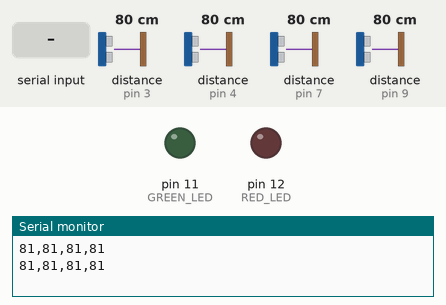
Simulated run of this sketch. Board: Arduino Uno, built with avr-gcc and run on an emulated ATmega328P. Shown: output pins drawn as LEDs (lit = HIGH), the last lines printed to the serial monitor. The inputs (shaded band) are chosen by the test bench; at power-on: distance to the obstacle (sensors on pin 3, pin 4, pin 7, pin 9) 80 cm. The echo pulse lasts 58.3 µs per cm.

Above: at 1.2 s.
1.3 s: "1" received over Serial
At 2.5 s:
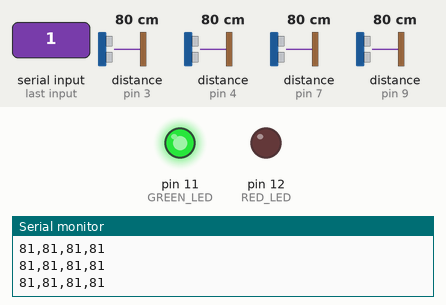
2.8 s: byte 0 (0) received over Serial
At 3.7 s:
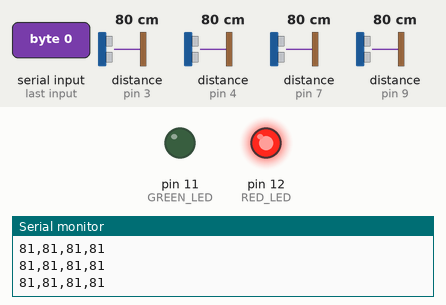
4.3 s: "0" received over Serial
At 4.9 s:
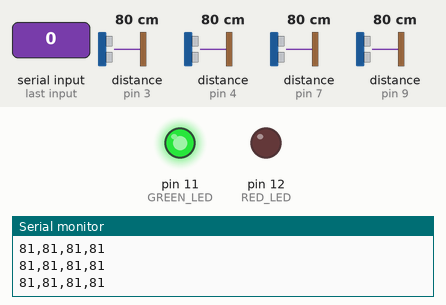
Timing chart, 0 to 7.3 s (numbered marks = the images above; inputs shaded):
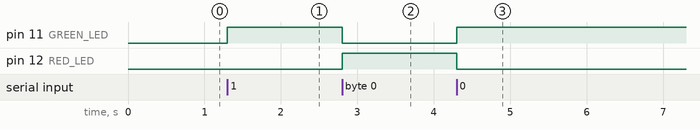

The sketch:

distanceSensor.ino
```cpp
#include <NewPing.h>

#define SONAR_NUM     4 // Number or sensors.
#define MAX_DISTANCE 400 // Max distance in cm.
#define PING_INTERVAL 100 // Milliseconds between pings.
#define RED_LED 12
#define GREEN_LED 11

unsigned long pingTimer[SONAR_NUM]; // When each pings.
unsigned int cm[SONAR_NUM]; // Store ping distances.
uint8_t currentSensor = 0; // Which sensor is active.

NewPing sonar[SONAR_NUM] = { // Sensor object array.
  NewPing(2, 3, MAX_DISTANCE),
  NewPing(5, 4, MAX_DISTANCE),
  NewPing(6, 7, MAX_DISTANCE),
  NewPing(8, 9, MAX_DISTANCE)
};

void setup() {
  pinMode(RED_LED, OUTPUT);
  pinMode(GREEN_LED, OUTPUT);
  Serial.begin(115200);
  pingTimer[0] = millis() + 75; // First ping start in ms.
  for (uint8_t i = 1; i < SONAR_NUM; i++)
    pingTimer[i] = pingTimer[i - 1] + PING_INTERVAL;
}

void loop() {
  for (uint8_t i = 0; i < SONAR_NUM; i++) {
    if (millis() >= pingTimer[i]) {
      pingTimer[i] += PING_INTERVAL * SONAR_NUM;
      if (i == 0 && currentSensor == SONAR_NUM - 1)
        oneSensorCycle(); // Do something with results.
      sonar[currentSensor].timer_stop();
      currentSensor = i;
      cm[currentSensor] = 0;
      sonar[currentSensor].ping_timer(echoCheck);
    }
  }
  maybeUpdateCarState();
}

void echoCheck() { // If ping echo, set distance to array.
  if (sonar[currentSensor].check_timer())
    cm[currentSensor] = sonar[currentSensor].ping_result / US_ROUNDTRIP_CM;
}

void oneSensorCycle() { // Do something with the results.
  for (uint8_t i = 0; i < SONAR_NUM; i++) {
    Serial.print(cm[i]);
    if (i != SONAR_NUM - 1){
      Serial.print(",");
    } else {
      Serial.println();
    }
  }
}

void maybeUpdateCarState() {
  if (Serial.available() > 0) {
    int stateByte = Serial.read();
    if (stateByte == 0) {
      digitalWrite(RED_LED, HIGH);
      digitalWrite(GREEN_LED, LOW);
    } else {
      digitalWrite(RED_LED, LOW);
      digitalWrite(GREEN_LED, HIGH);
    }
  }
}
```

Measured:
- after the input at 1.3 s, pin 11 (GREEN_LED): LOW → HIGH at once
- after the input at 2.8 s, pin 11 (GREEN_LED): HIGH → LOW at once; pin 12 (RED_LED): LOW → HIGH at once
- after the input at 4.3 s, pin 11 (GREEN_LED): LOW → HIGH at once; pin 12 (RED_LED): HIGH → LOW at once
